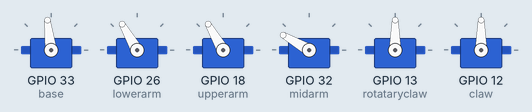
A sketch run on a simulated ESP32. Parts: 6 × servo. What the sketch prints to the serial monitor is not drawn.

Above: at 0.15 s.
At 5.89 s:
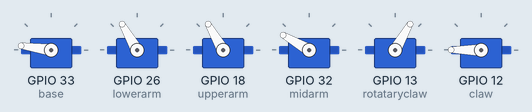
At 11.69 s:
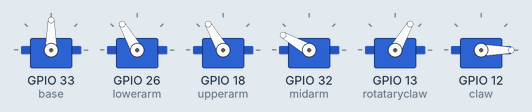
At 19.91 s:
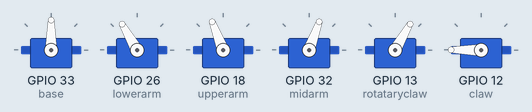
At 30.2 s:
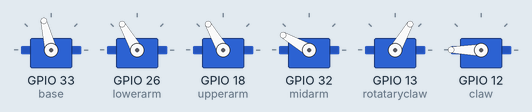
At 39.58 s:
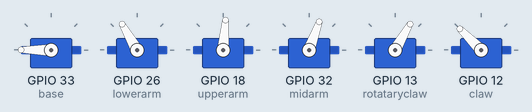
Timing chart, 0 to 40.0 s (numbered marks = the images above):
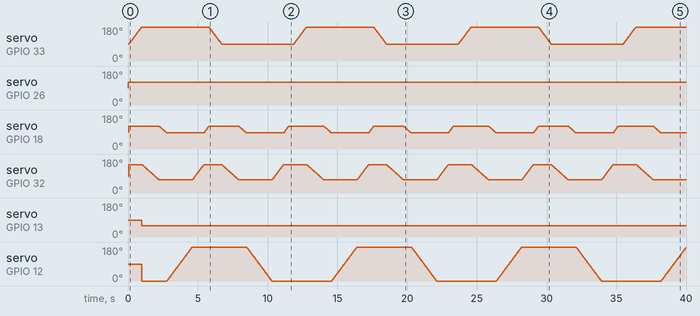

Measured:
- by itself, servo on GPIO 26 (lowerarm): 90° → 120° at 0.02 s
- by itself, servo on GPIO 13 (rotataryclaw): 90° → 60° at 0.98 s

The sketch:

6DOFArm.ino
```cpp
#include <ESP32Servo.h>
//#include "Adafruit_VL53L0X.h"    //  lines 1-2 include the necessary libraries to code the MG996r servos and VL53L0x time of flight sensor.

Servo base;
Servo lowerarm;
Servo midarm;
Servo upperarm;
Servo rotataryclaw;
Servo claw;         //lines 4-9 Define the servos in the program and name them, since this is a code for 6 servo arm so 6 servos were defined


//Adafruit_VL53L0X tofSensor = Adafruit_VL53L0X();  //This line adds the time of flight sensor to the program


void displayServoPositions(int pos, const char* servoName) {
  Serial.print(servoName);
  Serial.print(": ");
  Serial.println(pos);
}     //This is a function created to display the position of each servos in the serial monitor while the code is running


void moveServoWithSpeed(Servo &servo, int startPos, int targetPos, int speed, const char* servoName) {
  if (startPos < targetPos) {
    for (int pos = startPos; pos <= targetPos; pos++) {
      servo.write(pos);
      displayServoPositions(pos, servoName); // Optional: Update position in the serial monitor
      delay(speed);
    }
  } else {
    for (int pos = startPos; pos >= targetPos; pos--) {
      servo.write(pos);
      displayServoPositions(pos, servoName); // Optional: Update position in the serial monitor
      delay(speed);
    }
  }
} //This funcions controls how quickly the servo moves from its intial position to the defined position, the servos gets quicker as the value of the speed decreases,
// and the servo gets slower as the value of int speed is increased

void setup(){
  // Initialize serial communication
  Serial.begin(115200);
  //tof sensor activation
//  Serial.println("Adafruit VL53L0X test");
//  if (!tofSensor.begin()) {
//    Serial.println(F("Failed to boot VL53L0X"));
//   while (1);
//  }
//  Serial.println(F("VL53L0X API Simple Ranging example\n\n"));


  // Attach servos to pins
  base.attach(33);
  lowerarm.attach(26);
  upperarm.attach(18);
  midarm.attach(32);
  rotataryclaw.attach(13);
  claw.attach(12);
} // This function runs once on initiating the code and it connects the digital pins of the ESP 32 to the servos,
// also an IF condition is used to Display the sensor failure in the serial monitor and to display the distance being measured by the tof sensor


void loop() {
  //Object detection by tof
//  VL53L0X_RangingMeasurementData_t measure;

//  Serial.print("Reading a measurement... ");
//  tofSensor.rangingTest(&measure, false); // pass in 'true' to get debug data printout!

//  if (measure.RangeStatus != 4) {  // phase failures have incorrect data
//    Serial.print("Distance (mm): "); Serial.println(measure.RangeMilliMeter);


  // Check if object is within 5 cm (50 mm)
 //   if (measure.RangeMilliMeter > 0 && measure.RangeMilliMeter <= 150) {
//Step 2 move all the axes to initial position
moveServoWithSpeed(base, 90, 90, 15, "base");
moveServoWithSpeed(lowerarm, 120, 120, 15, "lowerarm");
moveServoWithSpeed(midarm, 150, 150, 15, "lowerarm");
moveServoWithSpeed(upperarm, 120, 120, 15, "lowerarm");

//Step 2: Moving to pick the object

moveServoWithSpeed(base, 90, 180, 10, "lowerarm");
moveServoWithSpeed(rotataryclaw, 60, 60, 10, "lowerarm");
moveServoWithSpeed(claw, 0, 0, 10, "lowerarm");

//step 3 : Picking the object

moveServoWithSpeed(midarm, 150, 70, 15, "lowerarm");
moveServoWithSpeed(lowerarm, 120, 120, 15, "lowerarm");
moveServoWithSpeed(upperarm, 120, 85, 15, "lowerarm");
moveServoWithSpeed(claw, 0, 180, 10, "lowerarm");

//step 4: Returning to the initial position

moveServoWithSpeed(lowerarm, 120, 120, 10, "lowerarm");
moveServoWithSpeed(midarm, 70, 150, 10, "lowerarm");
moveServoWithSpeed(upperarm, 85, 120, 10, "lowerarm");
moveServoWithSpeed(base, 180, 90, 10, "lowerarm");

//dropping the object
moveServoWithSpeed(midarm, 150, 70, 15, "lowerarm");
moveServoWithSpeed(lowerarm, 120, 120, 15, "lowerarm");
moveServoWithSpeed(upperarm, 120, 85, 15, "lowerarm");
moveServoWithSpeed(claw, 180, 0, 10, "lowerarm");

// returning to starting point
moveServoWithSpeed(lowerarm, 120, 120, 10, "lowerarm");
moveServoWithSpeed(midarm, 70, 150, 10, "lowerarm");
moveServoWithSpeed(upperarm, 85, 120, 10, "lowerarm");


/* }
} else {
    Serial.println("Out of range"); //This condition here keeps the servos from running incase the object is not detected by the tof sensor
  }
*/
  delay(300); // Delay for sensor updates
}
```
